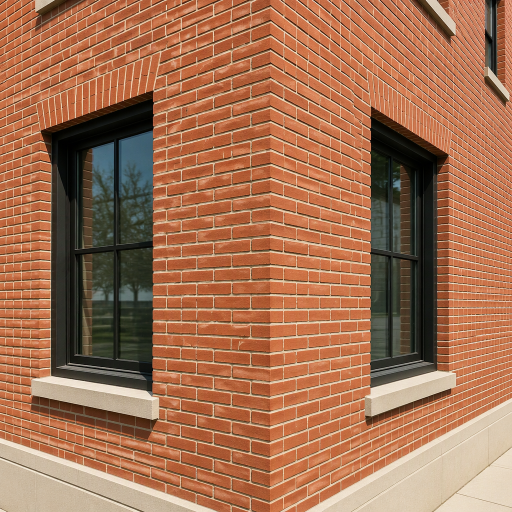
#> input picture 底层算法演示/角点检测/assets/brick.png, 1024 x 1024 px (shown at 1/2 size)
$ python corner_detection.py --input ../assets/brick.png
#> lines starting #> are read from the running program, lines starting #| are printed output that depends on the picture; after the words box and inside, x2 and y2 are one past the last pixel; in counts of white or black regions, pixels touching at a corner belong together
#> in main, src is the input picture: shape (1024, 1024, 3); mean B, G, R 81.8, 112.1, 164.1
# -*- coding: utf-8 -*-
"""
@file    corner_detection.py
@brief   角点检测演示：Harris 响应与 Shi-Tomasi（goodFeaturesToTrack）对比。
@details 流程：灰度转换 -> 计算角点响应 -> 阈值筛选 -> 非极大值抑制 -> 标注角点。
@note    依赖：opencv-python、numpy
         Harris 用响应图 R = det(M) - k·trace(M)²，需要自己阈值 + 非极大值抑制；
         Shi-Tomasi 直接取 M 的较小特征值，goodFeaturesToTrack 内部已做 NMS 与最小间距。
"""

import argparse
import os

import cv2
import numpy as np

PANEL_WIDTH = 480
PANEL_HEIGHT = 360
TITLE_HEIGHT = 30


def locate_asset(file_name):
    """@brief 在若干候选位置中查找素材，便于从不同工作目录运行。"""
    candidates = [
        os.path.join("..", "..", "assets", file_name),
        os.path.join("..", "assets", file_name),
        os.path.join("assets", file_name),
    ]
    for path in candidates:
        if os.path.exists(path):
            return path
    return candidates[0]


def output_dir_for(input_path):
    """@brief 由素材路径推导输出目录：<demo>/assets/x.png -> <demo>/output。"""
    directory = os.path.dirname(input_path)
    if os.path.basename(directory) == "assets":
        directory = os.path.dirname(directory)
    return os.path.join(directory, "output")


def fit_panel(image, title):
    """@brief 等比缩放并居中留白到固定面板。"""
    bgr = cv2.cvtColor(image, cv2.COLOR_GRAY2BGR) if image.ndim == 2 else image
    scale = min(PANEL_WIDTH / bgr.shape[1], PANEL_HEIGHT / bgr.shape[0])
    scaled = cv2.resize(bgr, None, fx=scale, fy=scale, interpolation=cv2.INTER_AREA)
    panel = np.full((PANEL_HEIGHT + TITLE_HEIGHT, PANEL_WIDTH, 3), 255, dtype=np.uint8)
    x = (PANEL_WIDTH - scaled.shape[1]) // 2
    y = TITLE_HEIGHT + (PANEL_HEIGHT - scaled.shape[0]) // 2
    panel[y:y + scaled.shape[0], x:x + scaled.shape[1]] = scaled
    cv2.putText(panel, title, (8, 21), cv2.FONT_HERSHEY_SIMPLEX, 0.5, (0, 0, 0), 1, cv2.LINE_AA)
    return panel


def montage(panels, cols):
    """@brief 按列数拼接等尺寸面板。"""
    rows = (len(panels) + cols - 1) // cols
    h, w = panels[0].shape[:2]
    canvas = np.full((rows * h, cols * w, 3), 255, dtype=np.uint8)
    for index, panel in enumerate(panels):
        r, c = divmod(index, cols)
        canvas[r * h:r * h + panel.shape[0], c * w:c * w + panel.shape[1]] = panel[:h, :w]
    return canvas


def harris_corners(gray, threshold):
    """
    @brief  Harris 角点检测：响应阈值 + 非极大值抑制。
    @param  gray      灰度图。
    @param  threshold 归一化后响应的相对阈值（占最大值的比例）。
    @return 角点坐标数组 (N, 2)。
    """
#> called with threshold = 0.5
    response = cv2.cornerHarris(np.float32(gray), 2, 3, 0.04)
    normalized = cv2.normalize(response, None, 0, 1, cv2.NORM_MINMAX)
    # 非极大值抑制：只有本像素等于邻域最大值时才保留，避免角点成片。
    # 窗口取 9x9：砖墙纹理极密，3x3 窗口压不住，会留下上万个角点。
    dilated = cv2.dilate(normalized, np.ones((9, 9), np.uint8))
    mask = (normalized > threshold) & (normalized >= dilated)
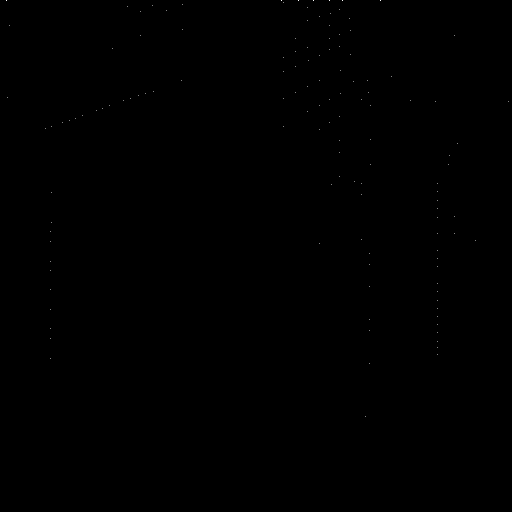
#> mask: shape (1024, 1024) bool (shown at 1/2 size); 0.01% white in thin lines or dots, all inside (x1, y1, x2, y2) = (13, 0, 1018, 833)
    ys, xs = np.nonzero(mask)
#> ys = 138 values from 0 to 832; xs = 138 values, max 1017 at index 66, min 13 at index 0, mean 577.4
    return np.column_stack([xs, ys])


def main():
    """@brief 主流程：两种角点检测算法的结果对比。"""
    parser = argparse.ArgumentParser(
        description="角点检测演示：Harris 与 Shi-Tomasi 对比")
    parser.add_argument("-i", "--input", default=None,
                        help="输入图像路径，缺省读取 assets/brick.png")
    parser.add_argument("-o", "--output", default=None,
                        help="输出图像路径，缺省写入 <目录>/output/corner_detection.png")
    parser.add_argument("-t", "--harrisThresh", type=float, default=0.5,
                        help="Harris 相对阈值（占归一化响应的比例）")
    parser.add_argument("-m", "--maxCorners", type=int, default=200,
                        help="Shi-Tomasi 最大角点数")
    parser.add_argument("-q", "--minDistance", type=float, default=10,
                        help="Shi-Tomasi 角点最小间距")
    parser.add_argument("-d", "--display", action="store_true", help="弹窗显示")
    args = parser.parse_args()

    input_path = args.input or locate_asset("brick.png")
    src = cv2.imread(input_path, cv2.IMREAD_COLOR)
    if src is None:
        raise FileNotFoundError("无法读取图像: {}".format(os.path.abspath(input_path)))

    # 步骤 1：灰度转换。
    gray = cv2.cvtColor(src, cv2.COLOR_BGR2GRAY)

    # 步骤 2~4：Harris 响应、阈值、非极大值抑制。
    harris = harris_corners(gray, args.harrisThresh)
#> harris = 138 pairs, first value 13 to 1017, second value 0 to 832
    harris_view = src.copy()
    for x, y in harris:
        cv2.circle(harris_view, (int(x), int(y)), 3, (0, 0, 255), 1, cv2.LINE_AA)
#> this loop made 138 passes
#> (x, y) on passes 1 to 12: (13, 0), (562, 0), (597, 0), (627, 0), (658, 0), (685, 0), (760, 0), (13, 1), (562, 1), (597, 1), (627, 1), (658, 1)
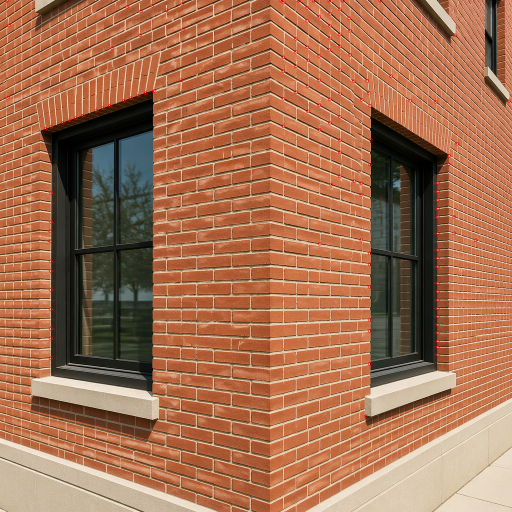
#> harris_view: shape (1024, 1024, 3) (shown at 1/2 size); 0.59% of pixels changed, all inside (x1, y1, x2, y2) = (9, 0, 1022, 837)

    response = cv2.cornerHarris(np.float32(gray), 2, 3, 0.04)
    response_view = cv2.applyColorMap(
        cv2.normalize(response, None, 0, 255, cv2.NORM_MINMAX).astype(np.uint8),
        cv2.COLORMAP_JET)
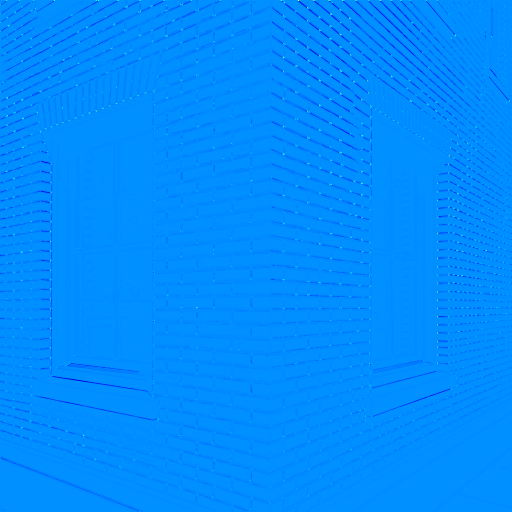
#> response_view: shape (1024, 1024, 3) (shown at 1/2 size); mean B, G, R 254.9, 140.5, 0.1

    # Shi-Tomasi：goodFeaturesToTrack 内部已完成质量筛选与最小间距抑制。
    points = cv2.goodFeaturesToTrack(
        gray, max(1, args.maxCorners), args.harrisThresh, args.minDistance)
#> points = 200 rows, first 8: [874, 516], [218, 210], [364, 7], [361, 159], [637, 159], [875, 566], [101, 385], [565, 196]
    points = np.empty((0, 2), np.float32) if points is None else points.reshape(-1, 2)
#> points = 200 pairs, first value 13 to 924, second value 4 to 993
    shi_view = src.copy()
    for x, y in points:
        cv2.circle(shi_view, (int(round(x)), int(round(y))), 4, (0, 255, 0), 2, cv2.LINE_AA)
#> this loop made 200 passes
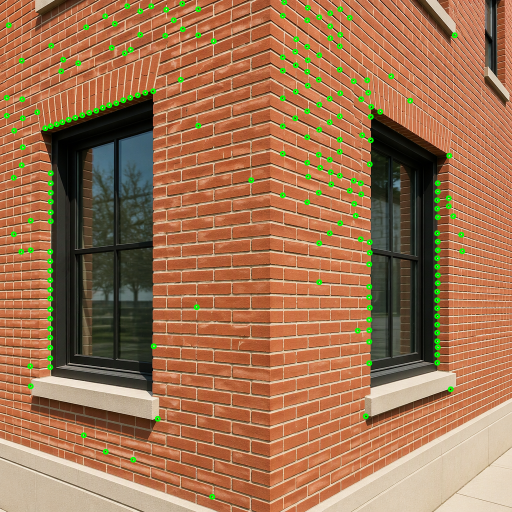
#> shi_view: shape (1024, 1024, 3) (shown at 1/2 size); 2.48% of pixels changed, all inside (x1, y1, x2, y2) = (7, 0, 931, 1000)

    print("输入: {} ({}x{})".format(input_path, gray.shape[1], gray.shape[0]))
#| 输入: ../assets/brick.png (1024x1024)
    print("Harris 角点数: {} (阈值 {})".format(len(harris), args.harrisThresh))
#| Harris 角点数: 138 (阈值 0.5)
    print("Shi-Tomasi 角点数: {} (上限 {})".format(len(points), args.maxCorners))
#| Shi-Tomasi 角点数: 200 (上限 200)

    panels = [
        fit_panel(gray, "gray input"),
        fit_panel(response_view, "harris response"),
        fit_panel(harris_view, "harris NMS: {}".format(len(harris))),
        fit_panel(shi_view, "shi-tomasi: {}".format(len(points))),
    ]
#> in fit_panel, `cv2.putText(panel, title, (8, 21), cv2.FONT_HERSHEY_SIMPLEX, 0.5, (0, ..`: panel: shape (390, 480, 3); min 0, max 255, mean 164.1
#> call 2 of fit_panel, with title = 'harris response'
#> in fit_panel (call 2), `cv2.putText(panel, title, (8, 21), cv2.FONT_HERSHEY_SIMPLEX, 0.5, (0, ..`:
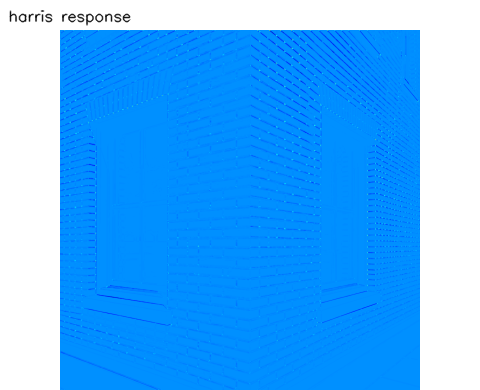
#> panel: shape (390, 480, 3); mean B, G, R 254.5, 175.3, 78
#> in fit_panel (call 3), `cv2.putText(panel, title, (8, 21), cv2.FONT_HERSHEY_SIMPLEX, 0.5, (0, ..`: panel: shape (390, 480, 3); mean B, G, R 134.4, 155.3, 191.8
#> call 4 of fit_panel, with title = 'shi-tomasi: 200'
#> in fit_panel (call 4), `cv2.putText(panel, title, (8, 21), cv2.FONT_HERSHEY_SIMPLEX, 0.5, (0, ..`:
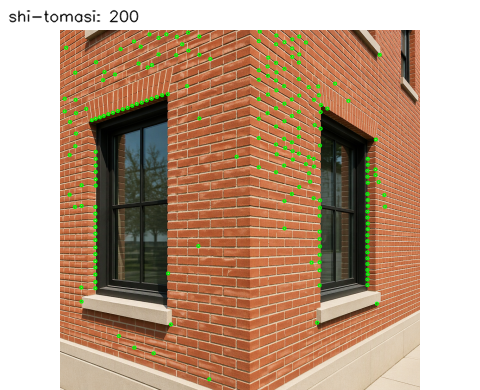
#> panel: shape (390, 480, 3); mean B, G, R 133.6, 157.3, 189.6
    result = montage(panels, 2)
#> in montage, `rows = (len(panels) + cols - 1) // cols`: rows = 2
#> in montage, `canvas = np.full((rows * h, cols * w, 3), 255, dtype=np.uint8)`: canvas: shape (780, 960, 3); every value is 255
#> the loop in montage, `for index, panel in enumerate(panels):` made 4 passes
#> (r, c) on passes 1 to 4: (0, 0), (0, 1), (1, 0), (1, 1)
#> after the loop in montage, `for index, panel in enumerate(panels):`:
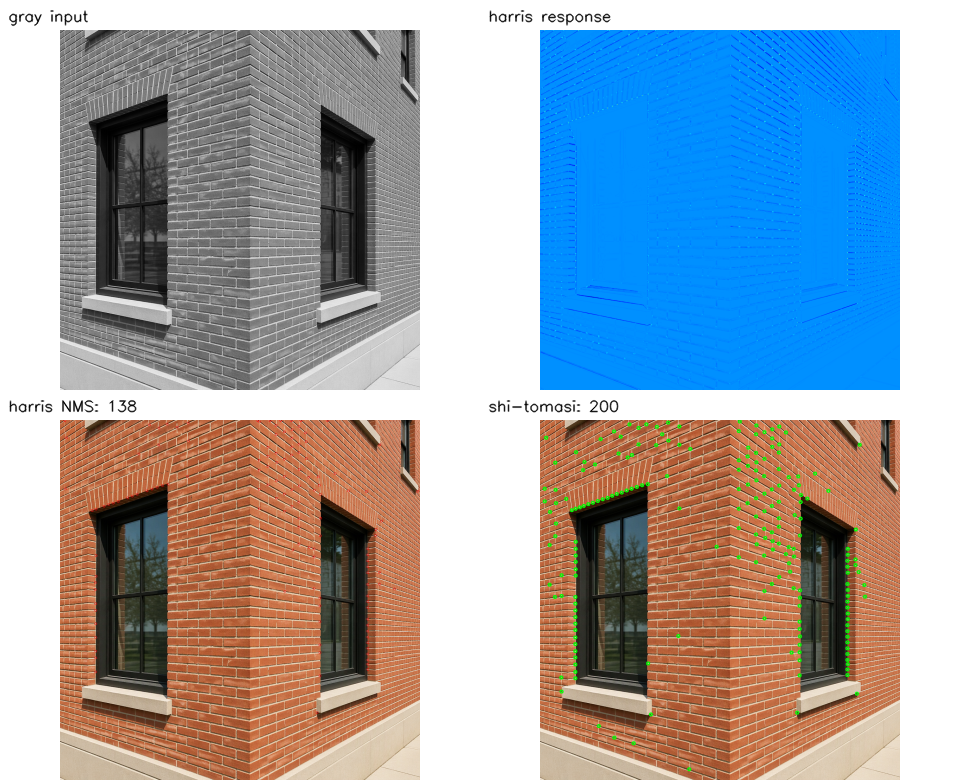
#> canvas: shape (780, 960, 3); mean of channels 0, 1, 2 171.7, 163, 155.9; drawn as B, G, R

    if args.output:
        output_path = args.output
    else:
        out_dir = output_dir_for(input_path)
        os.makedirs(out_dir, exist_ok=True)
        output_path = os.path.join(out_dir, "corner_detection.png")

    if not cv2.imwrite(output_path, result):
        raise IOError("无法写入输出图像: {}".format(os.path.abspath(output_path)))
    print("结果已保存至 {}".format(os.path.abspath(output_path)))

    if args.display:
        cv2.imshow("corner detection", result)
        cv2.waitKey(0)
        cv2.destroyAllWindows()


if __name__ == "__main__":
    main()
